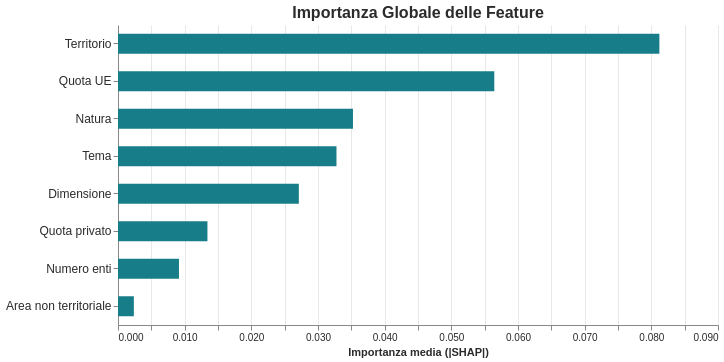

Write the Vega-Lite specification saved for this chart.
### Vega-Lite specification from a JSON file in a GitHub repository (floating-point values rounded to 4 significant figures)
{"config": {"view": {"continuousWidth": 300, "continuousHeight": 300, "strokeWidth": 0}}, "data": {"name": "data-555598b06ba67bd93e69e6297aebb438"}, "mark": {"type": "bar", "color": "#177E89", "size": 20}, "encoding": {"x": {"axis": {"gridColor": "#e8e8e8", "labelColor": "#2b2b2b", "titleColor": "#2b2b2b"}, "field": "Importanza", "title": "Importanza media (|SHAP|)", "type": "quantitative"}, "y": {"axis": {"labelColor": "#2b2b2b", "labelFontSize": 12}, "field": "Feature", "sort": "-x", "title": null, "type": "nominal"}}, "height": 300, "title": {"text": "Importanza Globale delle Feature", "color": "#2b2b2b", "fontSize": 16}, "width": 600, "$schema": "https://vega.github.io/schema/vega-lite/v5.20.1.json", "datasets": {"data-555598b06ba67bd93e69e6297aebb438": [{"Feature_Originale": "MEZZOGIORNO", "Importanza": 0.08121, "Feature": "Territorio"}, {"Feature_Originale": "QUOTA_UE", "Importanza": 0.05645, "Feature": "Quota UE"}, {"Feature_Originale": "NATURA", "Importanza": 0.03524, "Feature": "Natura"}, {"Feature_Originale": "OC_TEMA_SINTETICO", "Importanza": 0.03277, "Feature": "Tema"}, {"Feature_Originale": "CLASSE_DIMENSIONE", "Importanza": 0.02713, "Feature": "Dimensione"}, {"Feature_Originale": "QUOTA_PRIVATO", "Importanza": 0.01342, "Feature": "Quota privato"}, {"Feature_Originale": "NUM_ENTI", "Importanza": 0.009147, "Feature": "Numero enti"}, {"Feature_Originale": "AREA_NON_TERR", "Importanza": 0.002377, "Feature": "Area non territoriale"}]}}
